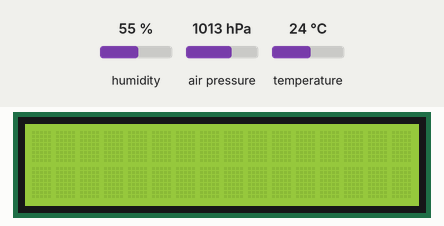
Recording of a sketch running on a simulated Arduino Uno, built with avr-gcc and run on an emulated ATmega328P. Shown: 16×2 character LCD. The inputs (shaded band) are chosen by the test bench; at power-on: humidity 55 %, temperature 24 °C, air pressure 1013 hPa. WiFi joins after 1.5 s; servers stay silent unless stated.

Above: at 2.7 s.
2.8 s: humidity set to 22 %
At 3.9 s:
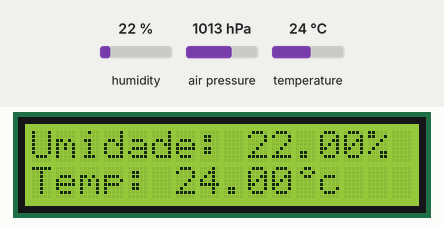
5.8 s: temperature set to 12 °C
At 8.5 s:
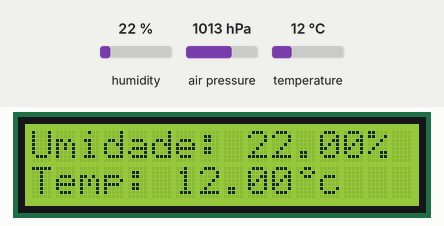
8.8 s: humidity set to 40 %
At 10.9 s:
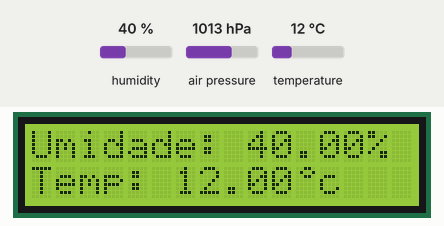
11.8 s: air pressure set to 952 hPa
At 12.9 s:
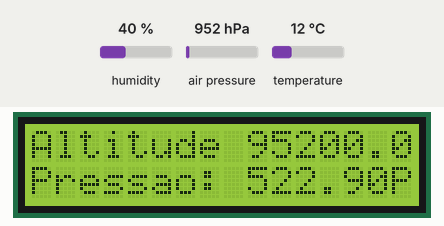
14.6 s: temperature set to 19 °C
At 15.4 s:
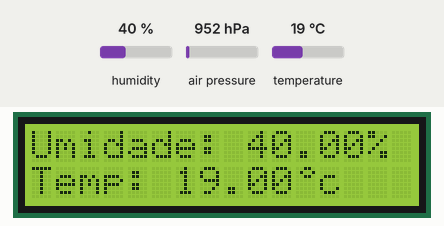
16.5 s: air pressure set to 975 hPa
At 19.9 s:
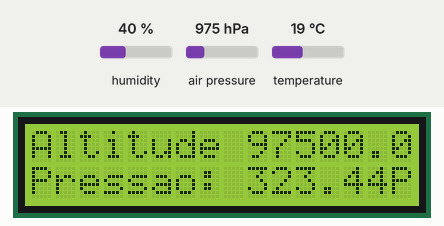
Timing chart, 0 to 20.5 s (numbered marks = the images above; inputs shaded):
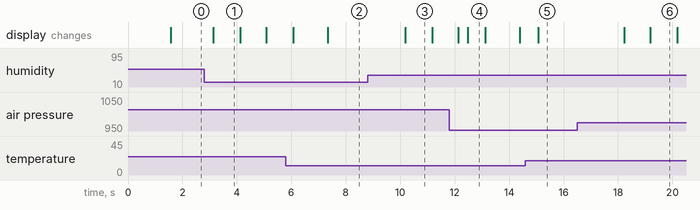

The sketch:

termigrometro.ino
```cpp
#include <Adafruit_BMP085.h>
#include <Ethernet.h>
#include <Wire.h> //Chama a biblioteca
#include "ThingSpeak.h"
#include <LiquidCrystal_I2C.h> //Chama a biblioteca
#include <dht.h>
#include <HttpClient.h>

#define mydht 7
#define I2C_ADDR  0x27
#define BACKLIGHT_PIN  3
#define En  2
#define Rw  1
#define Rs  0
#define D4  4
#define D5  5
#define D6  6
#define D7  7

byte mac[]{0x90, 0xA2, 0xDA, 0x00, 0x4A, 0xE0};
byte a[]= {B00110,B01001,B00110,B00000,B00000,B00000,B00000,B00000};
unsigned long myChannelNumber = 785414, timer = 0;
const char * myWriteAPIKey = "C2JXJ1J6KCSVWRFV";
//uint32_t timer = 0;
Adafruit_BMP085 bmp;
dht sensor;
IPAddress ip(192, 168, 0, 10);
IPAddress myDns(192, 168, 0, 1);
EthernetClient client;
EthernetServer server = EthernetServer(80); //port 80

LiquidCrystal_I2C lcd(I2C_ADDR,En,Rw,Rs,D4,D5,D6,D7);
float number1, number2, number3, number4;
void setup(){
  Ethernet.init(10);
  Ethernet.begin(mac);
  //Server.begin();
  Ethernet.localIP();

  lcd.begin (16,2);
  lcd.setBacklightPin(BACKLIGHT_PIN,POSITIVE);
  lcd.setBacklight(HIGH);
  lcd.createChar(1, a);
  lcd.setCursor(15, 1);
  //Serial.begin(9600);
  ThingSpeak.begin(client);
}

void loop(){
  ThingSpeak.setField(1, number1);
  ThingSpeak.setField(2, number2);
  ThingSpeak.setField(3, number3);
  ThingSpeak.setField(4, number4);

  sensor.read22(mydht);
  //float t2 = bmp.readTemperature();
  //Serial.println(bmp.readTemperature());
  float a = bmp.readPressure();
  float p = bmp.readAltitude();
  float h = sensor.humidity; // Valor da umidade
  float t = sensor.temperature; // Valor da temperatura
  int x = ThingSpeak.writeFields(myChannelNumber, myWriteAPIKey);
  //float tm = (t + t2)/2;

  if(millis() - timer < 1000){
    lcd.setBacklight(HIGH);
    lcd.setCursor(0, 0);
    lcd.print("Umidade: ");
    lcd.print(h);
    lcd.print("%");
    lcd.setCursor(0, 1);
    lcd.print("Temp: ");
    lcd.print(t);
    lcd.write(1);
    lcd.print("c");
  }

  if((millis() - timer >= 3000) && (millis() - timer < 4000)){
    lcd.setBacklight(HIGH);
    lcd.setCursor(0, 0);
    lcd.print("Umidade: ");
    lcd.print(h);
    lcd.print("%");
    lcd.setCursor(0, 1);
    lcd.print("Temp: ");
    lcd.print(t);
    lcd.write(1);
    lcd.print("c");
  }

  if((millis() - timer >= 4000) && (millis() - timer < 5000)){
    lcd.clear();
    lcd.setBacklight(LOW);
  }

  if((millis() - timer >= 5000) && (millis() - timer < 6000)){
    lcd.setBacklight(HIGH);
    lcd.setCursor(0, 0);
    lcd.print("Altitude ");
    lcd.print(a);
    lcd.print("m");
    lcd.setCursor(0, 1);
    lcd.print("Pressao: ");
    lcd.print(p);
    lcd.print("Pa");
  }

  if((millis() - timer >= 6000) && (millis() - timer < 7000)){
    lcd.clear();
    lcd.setBacklight(LOW);
  }

  if(millis() - timer > 7000){
    timer = millis();
  }

  number1 = t;
  number2 = h;
  number3 = p;
  number4 = a;
}
```

Measured:
- after the input at 8.8 s, the display: changes after 1.4 s (image 3)
- after the input at 11.8 s, the display: first differs from a run without the input after 0.68 s (image 4)
- after the input at 14.6 s, the display: changes after 0.47 s (image 5)
- what the display in image 1 shows lasts 1.0 s, from 3.1 s to 4.1 s
- what the display in image 4 shows lasts 0.6 s, from 12.5 s to 13.1 s
